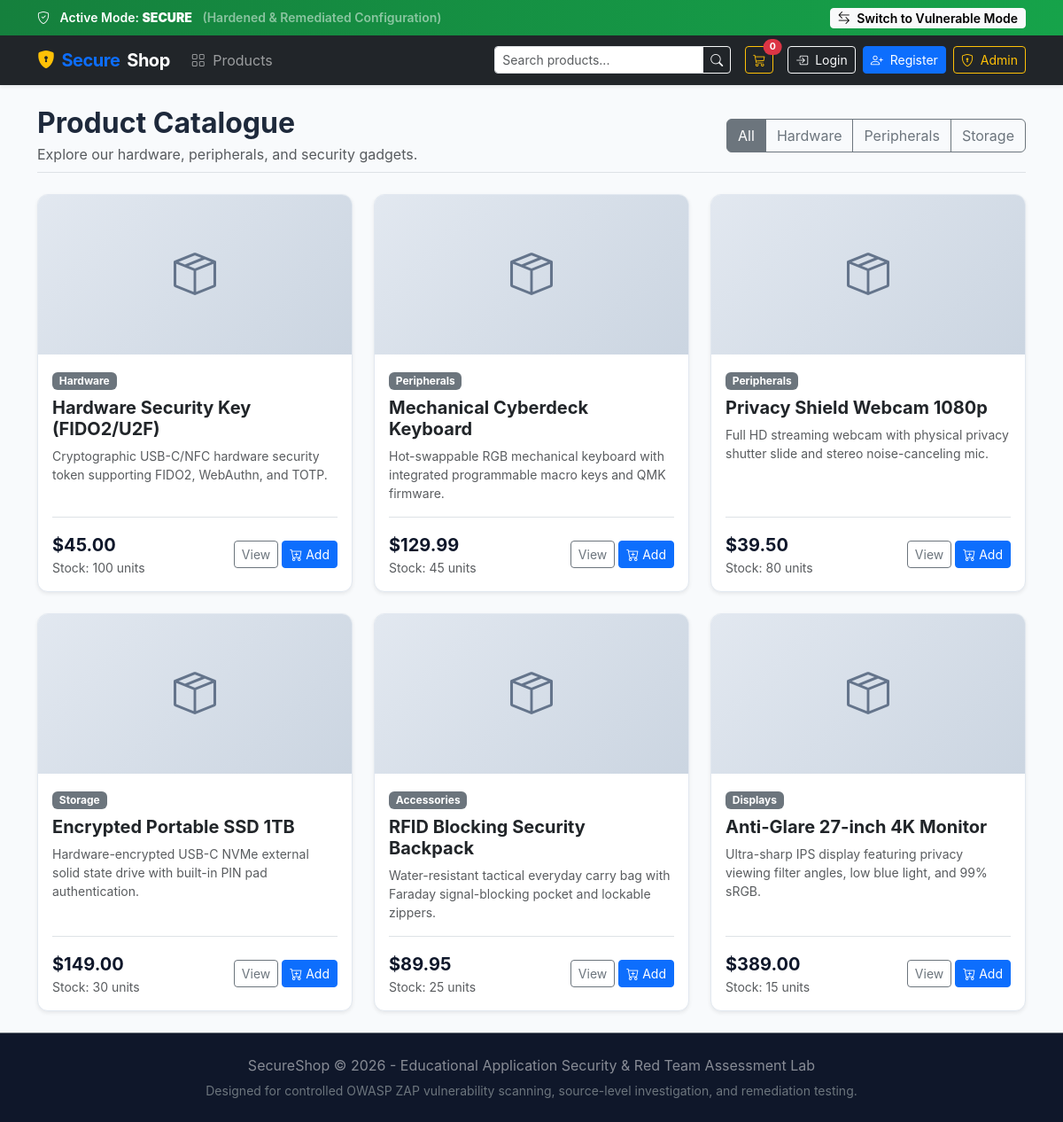
Page /products on the committed database.
### tables this page shows
CREATE TABLE products (
    id INTEGER PRIMARY KEY AUTOINCREMENT,
    name TEXT NOT NULL,
    description TEXT NOT NULL,
    category TEXT NOT NULL,
    price REAL NOT NULL,
    stock INTEGER NOT NULL DEFAULT 50,
    image_url TEXT DEFAULT '/static/placeholder.png'
);

### fixed/app.py (the view)
@public_bp.route("/products")
def products():
    category = request.args.get("category")
    conn = get_db_connection()
    cursor = conn.cursor()
    if category:
        cursor.execute("SELECT * FROM products WHERE category = ?", (category,))
    else:
        cursor.execute("SELECT * FROM products")
    all_products = cursor.fetchall()
    conn.close()
    return render_template("products.html", products=all_products, selected_category=category)

### fixed/app.py (called while the page is built)
@app.context_processor
def inject_globals():
    cart = session.get("cart", {})
    total_items = sum(cart.values()) if isinstance(cart, dict) else 0
    return {
        "current_mode": "secure",
        "cart_count": total_items
    }

@app.after_request
def apply_security_headers(response):
    response.headers["X-Frame-Options"] = "DENY"
    response.headers["X-Content-Type-Options"] = "nosniff"
    response.headers["Content-Security-Policy"] = (
        "default-src 'self'; "
        "style-src 'self' 'unsafe-inline' https://cdn.jsdelivr.net; "
        "script-src 'self' https://cdn.jsdelivr.net; "
        "font-src 'self' https://cdn.jsdelivr.net; "
        "img-src 'self' data: https:;"
    )
    response.headers["Referrer-Policy"] = "strict-origin-when-cross-origin"
    response.headers["Permissions-Policy"] = "geolocation=(), microphone=(), camera=()"
    response.headers["Server"] = "SecureShop-Production"
    return response

### fixed/database.py (called while the page is built)
def get_db_connection():
    conn = sqlite3.connect(DB_PATH)
    conn.row_factory = sqlite3.Row
    return conn

### fixed/templates/products.html
{% extends "base.html" %}
{% block content %}
<div class="d-flex justify-content-between align-items-center mb-4 pb-2 border-bottom">
    <div>
        <h2 class="fw-bold mb-1">Product Catalogue</h2>
        <p class="text-muted mb-0">Explore our hardware, peripherals, and security gadgets.</p>
    </div>
    <div class="btn-group">
        <a href="{{ url_for('public.products') }}" class="btn btn-outline-secondary {{ 'active' if not selected_category else '' }}">All</a>
        <a href="{{ url_for('public.products', category='Hardware') }}" class="btn btn-outline-secondary {{ 'active' if selected_category == 'Hardware' else '' }}">Hardware</a>
        <a href="{{ url_for('public.products', category='Peripherals') }}" class="btn btn-outline-secondary {{ 'active' if selected_category == 'Peripherals' else '' }}">Peripherals</a>
        <a href="{{ url_for('public.products', category='Storage') }}" class="btn btn-outline-secondary {{ 'active' if selected_category == 'Storage' else '' }}">Storage</a>
    </div>
</div>
<div class="row row-cols-1 row-cols-md-3 g-4">
    {% for product in products %}
        <div class="col">
            <div class="card h-100 product-card shadow-sm">
                <div class="product-img">
                    <i class="bi bi-box-seam"></i>
                </div>
                <div class="card-body d-flex flex-column justify-content-between">
                    <div>
                        <span class="badge bg-secondary mb-2">{{ product.category }}</span>
                        <h5 class="card-title fw-bold text-dark">{{ product.name }}</h5>
                        <p class="card-text text-muted small">{{ product.description }}</p>
                    </div>
                    <div class="d-flex justify-content-between align-items-center mt-3 pt-3 border-top">
                        <div>
                            <span class="price-tag">${{ "%.2f"|format(product.price) }}</span>
                            <div class="small text-muted">Stock: {{ product.stock }} units</div>
                        </div>
                        <div class="d-flex gap-1">
                            <a href="{{ url_for('public.product_detail', product_id=product.id) }}" class="btn btn-sm btn-outline-secondary">View</a>
                            <a href="{{ url_for('user.add_to_cart', product_id=product.id) }}" class="btn btn-sm btn-primary">
                                <i class="bi bi-cart-plus"></i> Add
                            </a>
                        </div>
                    </div>
                </div>
            </div>
        </div>
    {% else %}
        <div class="col-12 text-center py-5">
            <div class="display-6 text-muted mb-3"><i class="bi bi-inbox"></i></div>
            <h4>No products found in this category</h4>
            <a href="{{ url_for('public.products') }}" class="btn btn-primary mt-2">View All Products</a>
        </div>
    {% endfor %}
</div>
{% endblock %}

### fixed/templates/base.html (shortened to what this page needs)
<!DOCTYPE html>
<html lang="en">
<head>
    <link href="https://cdn.jsdelivr.net/npm/bootstrap@5.3.3/dist/css/bootstrap.min.css" rel="stylesheet">
    <link rel="stylesheet" href="https://cdn.jsdelivr.net/npm/bootstrap-icons@1.11.3/font/bootstrap-icons.min.css">
    <link rel="stylesheet" href="{{ url_for('static', filename='css/style.css') }}">
</head>
<body>
    <div class="{{ 'mode-banner-vulnerable' if current_mode == 'vulnerable' else 'mode-banner-secure' }}">
        <div class="container d-flex justify-content-between align-items-center">
            <div>
                <i class="bi {{ 'bi-exclamation-triangle-fill text-warning' if current_mode == 'vulnerable' else 'bi-shield-check text-light' }} me-2"></i>
                <span>Active Mode: <strong>{{ current_mode.upper() }}</strong></span>
                <span class="d-none d-md-inline ms-2 text-white-50">
                    ({{ "Intentionally Vulnerable Lab Baseline for OWASP ZAP Scanning" if current_mode == "vulnerable" else "Hardened & Remediated Configuration" }})
                </span>
            </div>
            <div>
                <a href="{{ url_for('public.toggle_mode') }}" class="btn btn-sm btn-light py-0 px-2 fw-semibold">
                    <i class="bi bi-arrow-left-right me-1"></i> Switch to {{ "Secure Mode" if current_mode == "vulnerable" else "Vulnerable Mode" }}
                </a>
            </div>
        </div>
    </div>
    <nav class="navbar navbar-expand-lg navbar-dark bg-dark sticky-top shadow-sm">
        <div class="container">
            <a class="navbar-brand text-primary fw-bold" href="{{ url_for('public.index') }}">
                <i class="bi bi-shield-lock-fill text-warning"></i> Secure<span class="text-white">Shop</span>
            </a>
            <div class="collapse navbar-collapse" id="navbarMain">
                <ul class="navbar-nav me-auto mb-2 mb-lg-0">
                    <li class="nav-item">
                        <a class="nav-link" href="{{ url_for('public.products') }}"><i class="bi bi-grid me-1"></i> Products</a>
                    </li>
                </ul>
                <form class="d-flex me-3" action="{{ url_for('public.search') }}" method="GET">
                    <div class="input-group">
                        <input class="form-control form-control-sm" type="search" name="q" placeholder="Search products..." value="{{ query if query is defined else '' }}" required>
                        <button class="btn btn-outline-light btn-sm" type="submit"><i class="bi bi-search"></i></button>
                    </div>
                </form>
                <ul class="navbar-nav align-items-center">
                    <li class="nav-item me-3">
                        <a class="btn btn-sm btn-outline-warning position-relative" href="{{ url_for('user.cart') }}">
                            <i class="bi bi-cart3"></i>
                            <span class="badge bg-danger position-absolute top-0 start-100 translate-middle rounded-pill">
                                {{ cart_count if cart_count is defined else session.get('cart', {})|length }}
                            </span>
                        </a>
                    </li>
                    {% if session.get('user_id') %}
                        <li class="nav-item dropdown">
                            <a class="nav-link dropdown-toggle text-white" href="#" id="userDrop" data-bs-toggle="dropdown">
                                <i class="bi bi-person-circle me-1"></i> {{ session.get('username') }}
                                <span class="badge bg-secondary ms-1">{{ session.get('role') }}</span>
                            </a>
                            <ul class="dropdown-menu dropdown-menu-end shadow">
                                <li><a class="dropdown-item" href="{{ url_for('user.profile', user_id=session.get('user_id')) }}"><i class="bi bi-person me-2"></i>My Profile</a></li>
                                <li><a class="dropdown-item" href="{{ url_for('user.orders') }}"><i class="bi bi-receipt me-2"></i>My Orders</a></li>
                                {% if session.get('role') == 'admin' or current_mode == 'vulnerable' %}
                                    <li><hr class="dropdown-divider"></li>
                                    <li><a class="dropdown-item text-warning" href="{{ url_for('admin.dashboard') }}"><i class="bi bi-speedometer2 me-2"></i>Admin Dashboard</a></li>
                                {% endif %}
                                <li><hr class="dropdown-divider"></li>
                                <li><a class="dropdown-item text-danger" href="{{ url_for('auth.logout') }}"><i class="bi bi-box-arrow-right me-2"></i>Logout</a></li>
                            </ul>
                        </li>
                    {% else %}
                        <li class="nav-item me-2">
                            <a class="btn btn-sm btn-outline-light" href="{{ url_for('auth.login') }}"><i class="bi bi-box-arrow-in-right me-1"></i> Login</a>
                        </li>
                        <li class="nav-item me-2">
                            <a class="btn btn-sm btn-primary" href="{{ url_for('auth.register') }}"><i class="bi bi-person-plus me-1"></i> Register</a>
                        </li>
                        <li class="nav-item">
                            <a class="btn btn-sm btn-outline-warning" href="{{ url_for('admin.admin_login') }}"><i class="bi bi-shield-lock me-1"></i> Admin</a>
                        </li>
                    {% endif %}
                </ul>
            </div>
        </div>
    </nav>
    <main class="container my-4 flex-grow-1">
        {% block content %}{% endblock %}
    </main>
    <footer class="border-top border-secondary">
        <div class="container text-center">
            <p class="mb-1 text-white-50">SecureShop &copy; 2026 - Educational Application Security & Red Team Assessment Lab</p>
            <small class="text-secondary">Designed for controlled OWASP ZAP vulnerability scanning, source-level investigation, and remediation testing.</small>
        </div>
    </footer>
</body>
</html>

### fixed/static/css/style.css (style rules this page uses)
:root { --primary-color: #2563eb; --primary-hover: #1d4ed8; --dark-bg: #0f172a; --card-bg: #ffffff; --text-main: #1e293b; --vuln-badge: #dc2626; --secure-badge: #16a34a; }
body { background-color: #f8fafc; color: var(--text-main); font-family: -apple-system, BlinkMacSystemFont, "Segoe UI", Roboto, "Helvetica Neue", Arial, sans-serif; min-height: 100vh; display: flex; flex-direction: column; }
.mode-banner-secure { background: linear-gradient(90deg, #15803d, #16a34a); color: #ffffff; font-weight: 600; padding: 0.5rem 1rem; font-size: 0.875rem; box-shadow: 0 2px 4px rgba(0,0,0,0.1); }
.navbar-brand { font-weight: 700; letter-spacing: -0.5px; display: flex; align-items: center; gap: 0.5rem; }
.product-card { border: 1px solid #e2e8f0; border-radius: 0.75rem; transition: transform 0.2s ease, box-shadow 0.2s ease; overflow: hidden; background: #ffffff; }
.product-img { height: 180px; background: linear-gradient(135deg, #e2e8f0 0%, #cbd5e1 100%); display: flex; align-items: center; justify-content: center; font-size: 3rem; color: #64748b; }
.price-tag { font-size: 1.25rem; font-weight: 700; color: #0f172a; }
footer { margin-top: auto; background-color: #0f172a; color: #94a3b8; padding: 1.5rem 0; }

### rows in the picture
products: category "Hardware", name "Hardware Security Key (FIDO2/U2F)", description "Cryptographic USB-C/NFC hardware security token supporting FIDO2, WebAuthn, and TOTP.", price "45.00", stock "100"
products: category "Peripherals", name "Mechanical Cyberdeck Keyboard", description "Hot-swappable RGB mechanical keyboard with integrated programmable macro keys and QMK firmware.", price "129.99", stock "45"
products: category "Peripherals", name "Privacy Shield Webcam 1080p", description "Full HD streaming webcam with physical privacy shutter slide and stereo noise-canceling mic.", price "39.50", stock "80"
products: category "Storage", name "Encrypted Portable SSD 1TB", description "Hardware-encrypted USB-C NVMe external solid state drive with built-in PIN pad authentication.", price "149.00", stock "30"
products: category "Accessories", name "RFID Blocking Security Backpack", description "Water-resistant tactical everyday carry bag with Faraday signal-blocking pocket and lockable zippers.", price "89.95", stock "25"
products: category "Displays", name "Anti-Glare 27-inch 4K Monitor", description "Ultra-sharp IPS display featuring privacy viewing filter angles, low blue light, and 99% sRGB.", price "389.00", stock "15"

### other values in the picture
{{ current_mode.upper() }} "SECURE"
{{ "Secure Mode" if current_mode == "vulnerable" else "Vulnerable Mode" }} "Vulnerable Mode"
